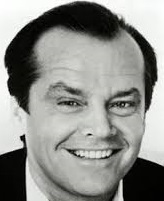
#> input picture jack.jpg, 164 x 201 px
$ jupyter execute --allow-errors jack.ipynb
#> lines starting #> are read from the running program, lines starting #| are printed output that depends on the picture
Quem é o mais parecido com Jack Nicholson na turma?

[cell 1]
#importação de módulos
import numpy as np
import matplotlib.pyplot as plt
import cv2
from sklearn.decomposition import PCA
from sklearn import datasets

Passo 1: importando o Dataset Olivetti Faces
https://scikit-learn.org/0.22/modules/generated/sklearn.datasets.fetch_olivetti_faces.html#sklearn.datasets.fetch_olivetti_faces

#> (a cell that did not finish here is left out)

[cell 3]
#apresentando a primeira imagem
plt.gray()
#> (the rest of this cell did not finish here and is left out)

Passo 2: aplicando o PCA e representando o dataset Olivetti com 128 features

[cell 4]
pca = PCA(n_components=128,random_state=42)
#> (the rest of this cell did not finish here and is left out)

#> (a cell that did not finish here is left out)

Passo 3: ler a foto de Jack Nicholson, transformá-la em 64x64 (tons de cinza) e representá-la como um vetor de 128 componentes (v_jack) em XN

[cell 6]
jack=cv2.imread('jack.jpg')
#> jack is the input picture: shape (201, 164, 3); mean B, G, R 139.1, 143.2, 142.2
jack = cv2.cvtColor(jack, cv2.COLOR_BGR2GRAY)
#> jack: shape (201, 164)
jack=cv2.resize(jack,(64,64))#adaptando o tamnho da imagem em pixels
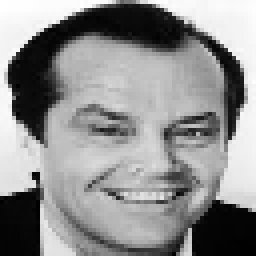
#> jack: shape (64, 64) (shown 4 times larger); min 0, max 255, mean 142.3
plt.imshow(jack)
plt.show()
jack.max(),jack.min()#a imagem traz valores entre 0 e 255, vamos trazê-los para o intervalo 0 a 1
#> Out = (255, 0)

[cell 7]
jack=jack/255 #dividindo todos os valores por 255
v_jack=jack.reshape(1,4096) #gerando o vetor de 4096 elementos
#> (the rest of this cell did not finish here and is left out)
